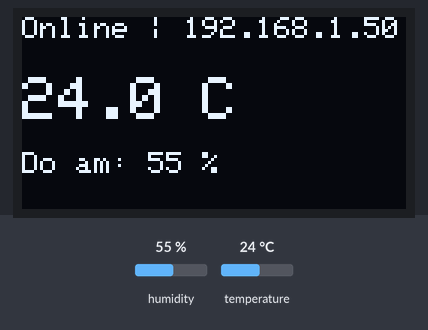
The sketch below on a simulated ESP32. Parts: 128×64 one-colour display. Inputs (shaded band) come from the test bench; at power-on: humidity 55 %, temperature 24 °C. WiFi joins after 1.5 s; servers stay silent unless stated; EEPROM starts erased; no MQTT or app messages arrive unless stated; what the sketch prints to the serial monitor is not drawn.

Above: at 2.7 s.
2.8 s: humidity set to 22 %
At 4.6 s:
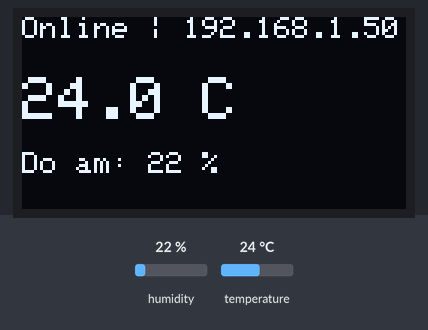
5.5 s: temperature set to 12 °C
At 6.4 s:
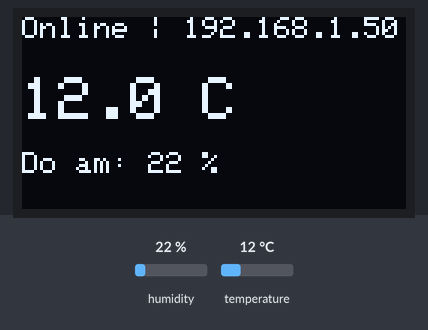
8.2 s: humidity set to 40 %
At 11.0 s:
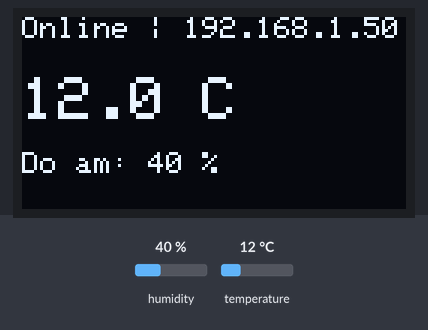
11.3 s: temperature set to 19 °C
At 12.9 s:
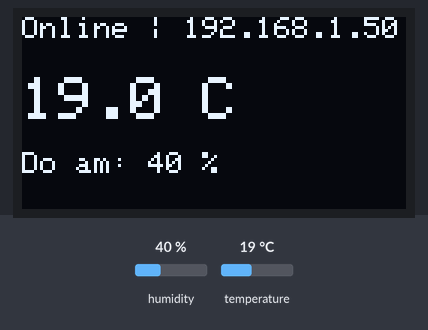
Timing chart, 0 to 14.4 s (numbered marks = the images above; inputs shaded):
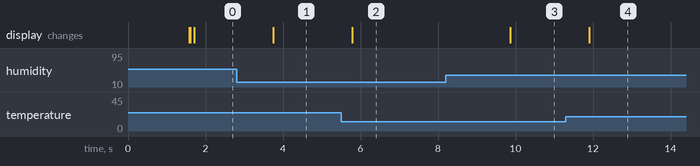

The sketch:

esp32_weather_station.ino
```cpp
#include <WiFi.h>
#include <WiFiManager.h>
#include <PubSubClient.h>
#include <ArduinoJson.h>
#include <Preferences.h>
#include <Wire.h>
#include <Adafruit_GFX.h>
#include <Adafruit_SSD1306.h>
#include <DHT.h>

// --- CẤU HÌNH PHẦN CỨNG ---
#define DHTPIN 5     // Đổi sang chân 5 cho an toàn
#define DHTTYPE DHT11
#define SCREEN_WIDTH 128
#define SCREEN_HEIGHT 64

// --- BIẾN TOÀN CỤC ---
char mqtt_server[100] = "192.168.1.x"; // Giá trị mặc định
char mqtt_port[6] = "1883";
const char* deviceID = "ESP32_TramThoiTiet";

WiFiClient espClient;
PubSubClient client(espClient);
Preferences preferences;
DHT dht(DHTPIN, DHTTYPE);
Adafruit_SSD1306 display(SCREEN_WIDTH, SCREEN_HEIGHT, &Wire, -1);
WiFiManager wm;

// Khai báo tham số config toàn cục
WiFiManagerParameter custom_mqtt_server("server", "MQTT Server IP", mqtt_server, 100);
WiFiManagerParameter custom_mqtt_port("port", "MQTT Port", mqtt_port, 6);

bool shouldSaveConfig = false;

// --- HÀM HIỂN THỊ OLED ---
void showOLED(String line1, String line2, String line3) {
  display.clearDisplay();
  display.setTextSize(1);
  display.setTextColor(SSD1306_WHITE);

  display.setCursor(0, 0);  display.println(line1); // Dòng trạng thái
  display.setCursor(0, 20); display.setTextSize(2); display.println(line2); // Nhiệt độ
  display.setCursor(0, 45); display.setTextSize(1); display.println(line3); // Độ ẩm

  display.display();
}

void saveConfigCallback () {
  Serial.println(">> Can luu cau hinh!");
  shouldSaveConfig = true;
}

void saveParamsToFlash() {
  strcpy(mqtt_server, custom_mqtt_server.getValue());
  strcpy(mqtt_port, custom_mqtt_port.getValue());
  preferences.putString("server", mqtt_server);
  preferences.putString("port", mqtt_port);

  int port_int = atoi(mqtt_port);
  client.setServer(mqtt_server, port_int);
}

void setup() {
  Serial.begin(115200);
  dht.begin();

  // Khởi động OLED
  if(!display.begin(SSD1306_SWITCHCAPVCC, 0x3C)) {
    Serial.println(F("Lỗi OLED!")); for(;;);
  }
  showOLED("Khoi dong...", "IoT System", "Please wait");

  // 1. ĐỌC CẤU HÌNH TỪ FLASH
  preferences.begin("iot_weather", false);
  String saved_server = preferences.getString("server", mqtt_server);
  String saved_port = preferences.getString("port", mqtt_port);
  saved_server.toCharArray(mqtt_server, 100);
  saved_port.toCharArray(mqtt_port, 6);

  // Cập nhật giá trị cũ vào ô nhập liệu
  custom_mqtt_server.setValue(mqtt_server, 100);
  custom_mqtt_port.setValue(mqtt_port, 6);

  // 2. WIFI MANAGER
  wm.setSaveConfigCallback(saveConfigCallback);
  wm.addParameter(&custom_mqtt_server);
  wm.addParameter(&custom_mqtt_port);
  wm.setTitle("CAU HINH TRAM THOI TIET");
  wm.setConnectTimeout(30);

  // Tự động kết nối, nếu fail thì phát WiFi tên "SETUP_TRAM_THOI_TIET"
  if (!wm.autoConnect("SETUP_TRAM_THOI_TIET")) {
    showOLED("Loi WiFi", "Connect to:", "SETUP_TRAM...");
  } else {
    showOLED("WiFi OK", "Connecting", "Server...");
  }

  if (shouldSaveConfig) saveParamsToFlash();

  // 3. THIẾT LẬP MQTT
  int port_int = atoi(mqtt_port);
  client.setServer(mqtt_server, port_int);
}

void loop() {
  // --- 1. XỬ LÝ KẾT NỐI ---
  if (WiFi.status() == WL_CONNECTED && !client.connected()) {
    showOLED("Mat Server", "Reconnecting", mqtt_server);

    if (client.connect(deviceID)) {
      Serial.println("MQTT Connected");
    } else {
      Serial.print("Loi MQTT rc="); Serial.println(client.state());

      // Bật chế độ sửa lỗi nếu không kết nối được Server
      wm.setConfigPortalTimeout(120);
      if (!wm.startConfigPortal("SUA_LOI_SERVER")) {
         Serial.println("Timeout config...");
      }
      if (shouldSaveConfig) saveParamsToFlash();
    }
  }
  client.loop();

  // --- 2. ĐỌC CẢM BIẾN ---
  float h = dht.readHumidity();
  float t = dht.readTemperature();

  if (isnan(h) || isnan(t)) {
    Serial.println("Lỗi đọc DHT!");
    showOLED("Loi Sensor", "Kiem tra", "Day cam bien");
    return;
  }

  // --- 3. HIỂN THỊ LÊN MÀN HÌNH ---
  String status = client.connected() ? "Online" : "Offline";
  String tempStr = String(t, 1) + " C";
  String humiStr = "Do am: " + String(h, 0) + " %";

  // Chỉ hiển thị OLED, không cần delay
  showOLED(status + " | " + WiFi.localIP().toString(), tempStr, humiStr);

  // --- 4. GỬI DỮ LIỆU LÊN SERVER (3s/lần) ---
  static unsigned long lastTime = 0;
  if (millis() - lastTime > 3000) {
    lastTime = millis();
    if (client.connected()) {
      StaticJsonDocument<200> doc;
      doc["id"] = deviceID;
      doc["name"] = "Trạm Thời Tiết"; // Tên hiển thị đẹp trên web
      doc["temp"] = t;
      doc["humi"] = h;

      char buffer[256];
      serializeJson(doc, buffer);
      client.publish("esp32/data", buffer);
    }
  }
  // Delay nhẹ để tránh màn hình nháy quá nhanh
  delay(100);
}
```

Measured:
- after the input at 2.8 s, the display: changes after 0.95 s (image 1)
- after the input at 5.5 s, the display: changes after 0.29 s (image 2)
- after the input at 8.2 s, the display: changes after 1.7 s (image 3)
- after the input at 11.3 s, the display: changes after 0.61 s (image 4)
